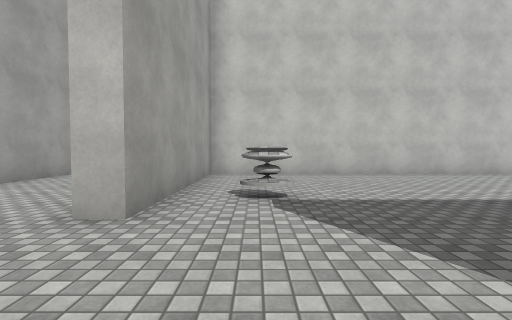
view 1 (above)

17 first-person views from a walk through a 3-D level made in the Unity game engine. The camera is 1.3 m above the floor, tilts 2° down and sees 85° across. The floor is counted in squares, 2 m on a side. Each view is taken from the middle of a square. On the plan, view 1 faces up. The plan holds only what a view shows up to about 9 squares ahead; the rest is blank. The place goes on beyond the plan. The player character is not drawn. Surface patterns are stand-ins for the level's own textures.

view 2
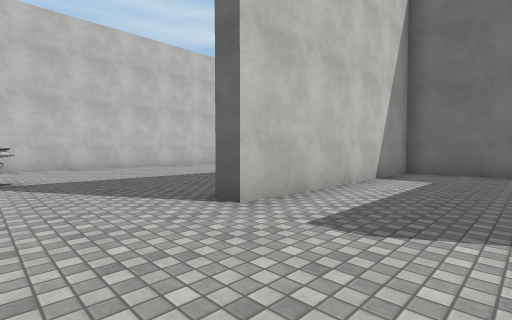

view 3
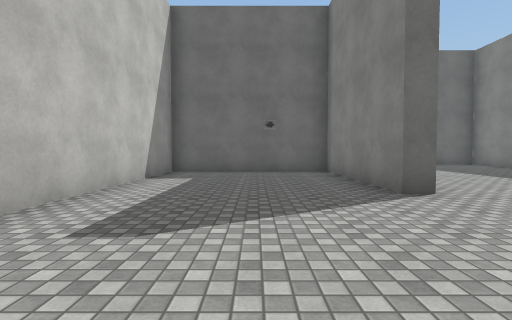

view 4
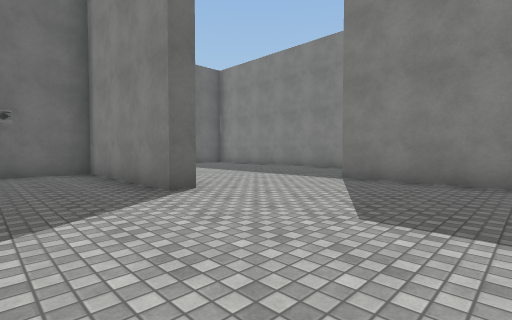

view 5
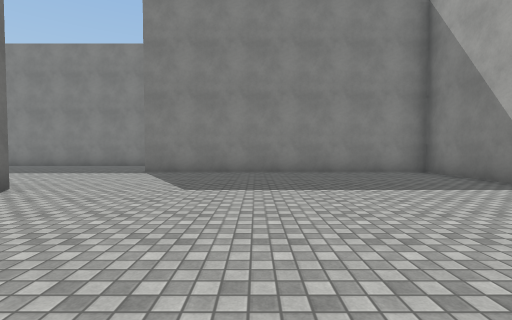

view 6
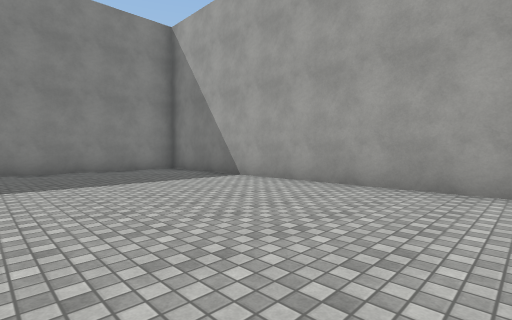

view 7
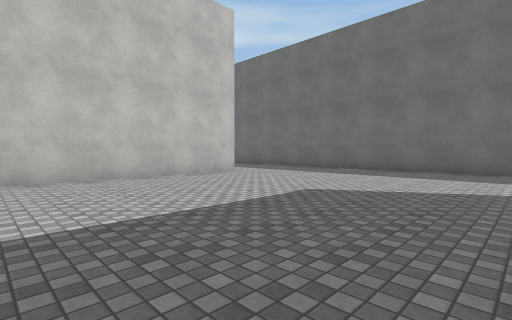

view 8
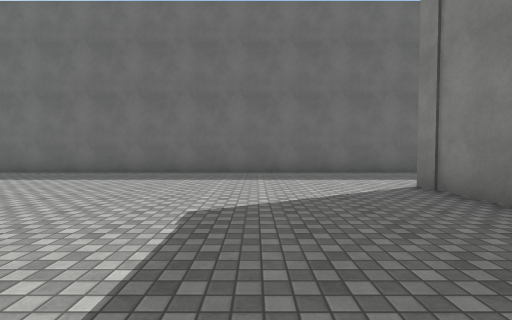

view 9
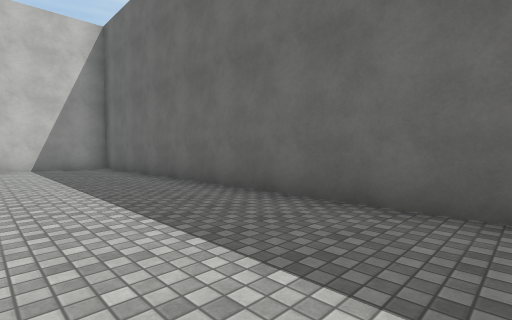

view 10
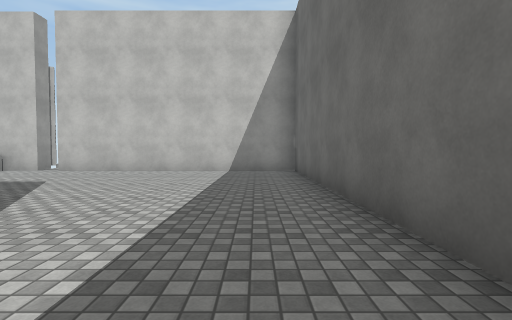

view 11
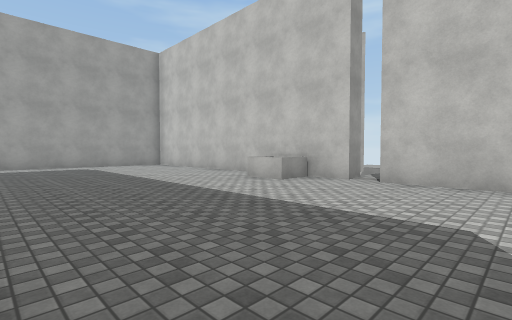

view 12
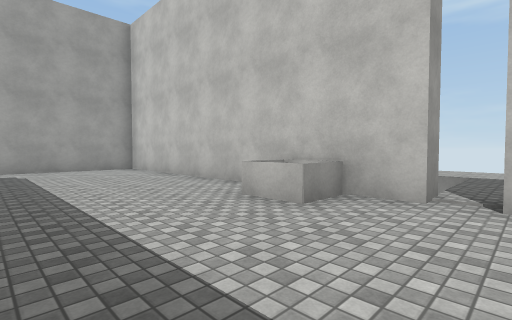

view 13
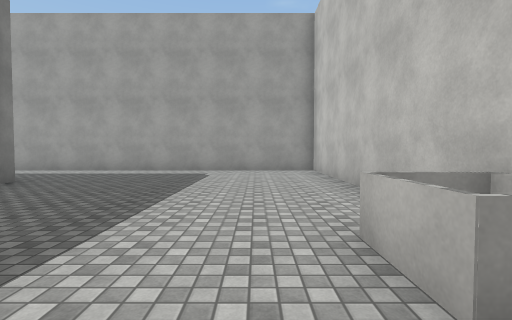

view 14
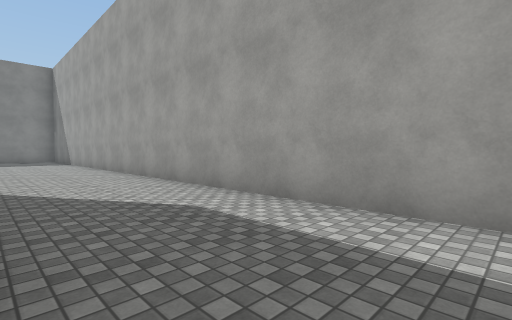

view 15
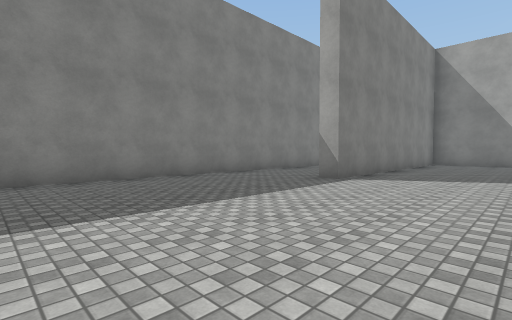

view 16
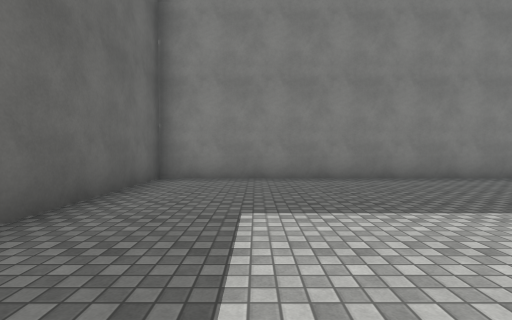

view 17
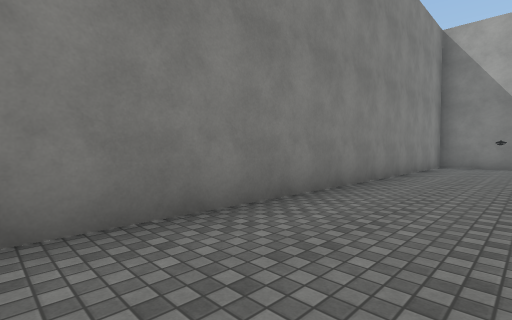

### Floor plan
Points are (right, up) in squares from view 1. A wall is a line through its corners. A room is listed if a view was taken in it or the views show most of it. See-through windows are left out.
Room 1 (views 1, 2, 3, 4, 5, 6, 7, 8, 9, 10, 11, 12, 13, 14, 15, 16, 17)
walls: (7.1, 0.1) (9.1, 0.1); (4.1, -5.8) (4.1, -5.2) (8.5, -5.2) (8.5, -0.4) (2.3, -0.4) (2.3, 0.1); (8.8, 7.7) (-1.2, 7.7) (-1.2, 2.6) (-1.8, 2.6); (12.2, -1.9) (12.2, 14.9) (4.8, 14.9); (-1.8, 8.1) (-1.1, 8.1); (4.1, 14.9) (-5, 14.9) (-5, -9.1) (3.2, -9.1) (3.2, -9.8); (-3.4, -12.5) (12.2, -12.5) (12.2, -8.4)
ways out: gap at (5, 15)
objects: other object (-4, -11); other object (0, 4); other object (2, 14) to (3, 14)

Where each view was taken, in squares from view 1:
view 1: 0 up, 0 right, facing up
view 2: 3 down, 0 right, facing up-right
view 3: 3 down, 0 right, facing right
view 4: 3 down, 0 right, facing down-right
view 5: 1 down, 0 right, facing down
view 6: 0 up, 0 right, facing down-left
view 7: 1 up, 3 right, facing up-right
view 8: 3 up, 4 right, facing right
view 9: 4 up, 9 right, facing up-right
view 10: 6 up, 11 right, facing up
view 11: 9 up, 7 right, facing up-left
view 12: 11 up, 5 right, facing up-left
view 13: 13 up, 4 right, facing left
view 14: 9 up, 2 left, facing down-left
view 15: 6 down, 9 right, facing down-left
view 16: 6 down, 10 right, facing down
view 17: 10 down, 7 right, facing down-left
